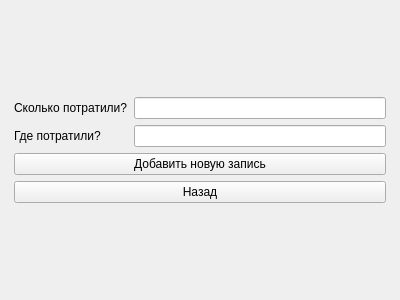
<?xml version="1.0" encoding="UTF-8"?>
<ui version="4.0">
 <class>Form</class>
 <widget class="QWidget" name="Form">
  <property name="geometry">
   <rect>
    <x>0</x>
    <y>0</y>
    <width>400</width>
    <height>300</height>
   </rect>
  </property>
  <property name="windowTitle">
   <string>Form</string>
  </property>
  <layout class="QGridLayout" name="gridLayout_2">
   <item row="0" column="0">
    <layout class="QGridLayout" name="gridLayout">
     <property name="leftMargin">
      <number>3</number>
     </property>
     <property name="topMargin">
      <number>3</number>
     </property>
     <property name="rightMargin">
      <number>3</number>
     </property>
     <property name="bottomMargin">
      <number>3</number>
     </property>
     <item row="2" column="0" colspan="2">
      <widget class="QPushButton" name="add_but">
       <property name="text">
        <string>Добавить новую запись</string>
       </property>
      </widget>
     </item>
     <item row="1" column="1">
      <widget class="QLineEdit" name="description_line"/>
     </item>
     <item row="0" column="0">
      <widget class="QLabel" name="label_2">
       <property name="text">
        <string>Сколько потратили?</string>
       </property>
      </widget>
     </item>
     <item row="0" column="1">
      <widget class="QLineEdit" name="value_line"/>
     </item>
     <item row="1" column="0">
      <widget class="QLabel" name="label_3">
       <property name="text">
        <string>Где потратили?</string>
       </property>
      </widget>
     </item>
     <item row="3" column="0" colspan="2">
      <widget class="QPushButton" name="back_but">
       <property name="text">
        <string>Назад</string>
       </property>
      </widget>
     </item>
    </layout>
   </item>
  </layout>
 </widget>
 <resources/>
 <connections/>
</ui>
